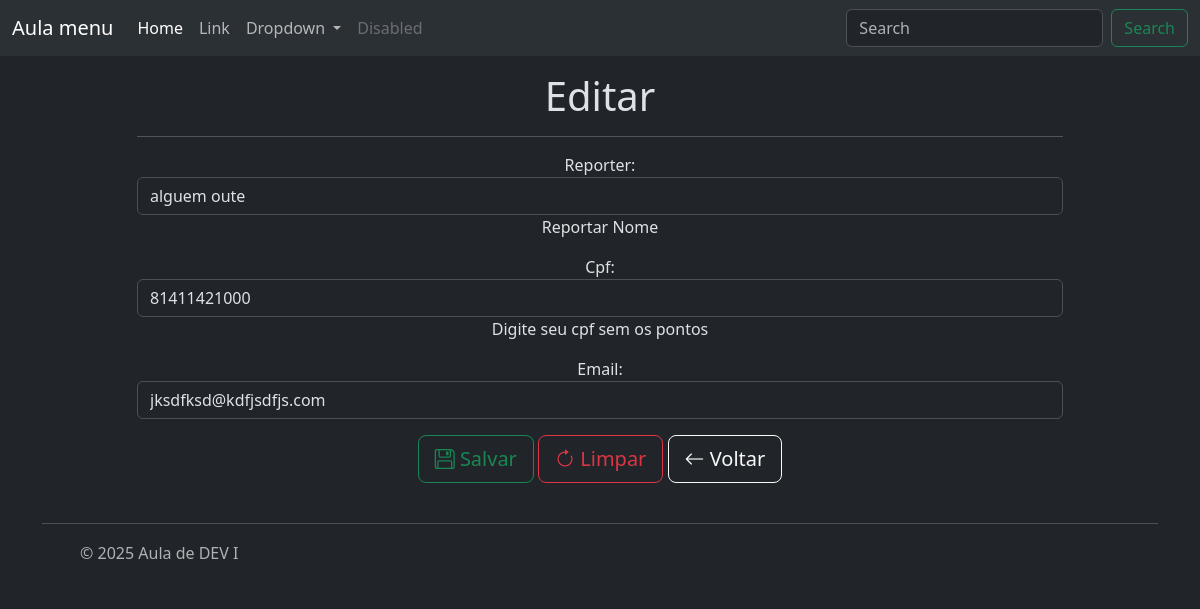
The app's page /relacionamentos/reporter/funcao/update/7 (signed in) with its own data.
### relacionamentos/models/reporter.py (models this page shows, shortened)
class Reporter(BaseModel):
    nome = models.CharField(max_length = 100,
                            validators=[MinLengthValidator(3)],
                            verbose_name='Reporter',
                            help_text=('Reportar Nome'))
    cpf = models.CharField(max_length = 11,
                           validators=[MinLengthValidator(11), validate_cpf],
                           help_text=('Digite seu cpf sem os pontos'),)
    email = models.CharField(max_length = 255,)
    objects = ReporterManager()

### relacionamentos/views/reporter.py (the view)
# urls.py: path('reporter/funcao/update/<int:reporter_id>', reporter_update, name='reporter_funcao_update'),
@login_required
@permission_required("relacionamentos.view_reporter", raise_exception=True)
@require_http_methods(["GET", "POST"])
def reporter_update(request, reporter_id):
    reporter = get_object_or_404(Reporter, pk=reporter_id)
    if request.method == 'POST':
        form = ReporterForm(request.POST, instance=reporter)
        if form.is_valid():
            form.save()
            return redirect('relacionamentos:reporter_funcao_list')
    else:
        form = ReporterForm(instance=reporter)
    contexto = {
        'form': form,
        'reporter': reporter,
    }
    return render(request, 'exemplos/update.html', contexto)

### relacionamentos/forms/reporter.py
class ReporterForm(BaseForm):
    class Meta:
        model = Reporter
        fields = '__all__'

### relacionamentos/templates/exemplos/update.html (shortened to what this page needs)
{% extends 'base.html' %}
{% block title %}
    <h1>Editar</h1>
{% endblock title %}
{% block content %}
    <form id="Reporter"
          action="{% url 'relacionamentos:reporter_funcao_update' reporter.id %}"
          method="post">
        {{form.as_p  }}
        <button type="submit" class="btn btn-outline-success btn-lg"
                form="Reporter" value="Salvar"><i class="bi bi-floppy"></i>
                Salvar</button>
        <button type="reset" name="reset" class="btn btn-outline-danger btn-lg"
                form="Reporter" value="Reset"><i class="bi bi-arrow-clockwise"></i>
                Limpar</button>
        <a class="btn btn-outline-light btn-lg" role="button"
           href="{% url 'relacionamentos:reporter_funcao_list' %}">
            <i class="bi bi-arrow-left"></i>
                Voltar</a>
    </form>
{% endblock content %}

### records on screen
Reporter: nome "alguem oute", cpf "81411421000", email "jksdfksd@kdfjsdfjs.com"
